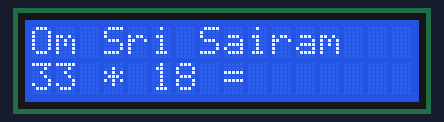
This sketch was run on a simulated Arduino Uno, built with avr-gcc and run on an emulated ATmega328P. Shown: 16×2 character LCD. Random numbers use the default seed unless the sketch sets one.

Above: at 0.1 s.
At 13.4 s:
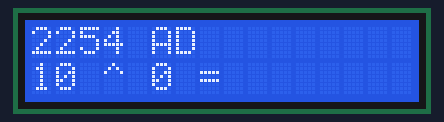
At 29.9 s:
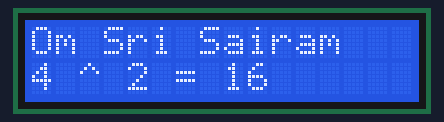
At 61.2 s:
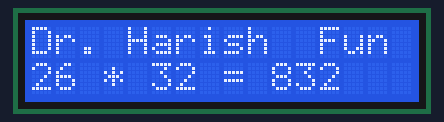
At 94.1 s:
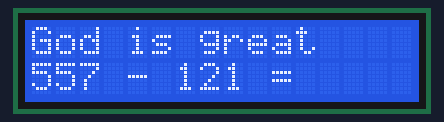
At 127.8 s:
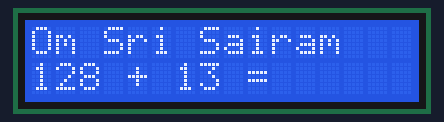

The sketch:

LCDFUNandBacksaikr2992.ino
```cpp
/*
Buy LCD Shield for 350 re and arduino uno for 500 re online/offline and plug in. Burn this code and then connect to cheap charger/pc and enjoy
Code by Dr. Harish with LCD shield on arduino for math and recreation which can be used in calculators on brick games while reprogrammability of shop product compared to arduino product and DC power electronics are lesser in that. Can add forex also! LEDS can also be made to randomly blink like Induinosup4 but needs soldering
*/

/*

In scientific calculators a code for integrends of changing functions in an interval or changing differentials at a point value would be nice. Quadratics, Linear equations in 2-3 variables etc. std dev
*/
#include <EEPROM.h>
// include the library code:
#include <LiquidCrystal.h>
#include <math.h>
// initialize the library by associating any needed LCD interface pin
// with the arduino pin number it is connected to
const int rs = 8, en = 9, d4 = 4, d5 = 5, d6 = 6, d7 = 7;
LiquidCrystal lcd(rs, en, d4, d5, d6, d7);
char text[]="Jai sairam, Hare Krishna, Om shivaya";
char texttemp[50];
char text2[]="Success 90%perspiration &10%inspiration";
void setup() {
  // set up the LCD's number of columns and rows:
  lcd.begin(16, 2);


}

void loop() {
  // set the cursor to column 0, line 1
  // (note: line 1 is the second row, since counting begins with 0):
  lcd.setCursor(0, 0);
  int a;
   a=int(random(5));
  if(a==0){
  lcd.print("Dr. Harish  Fun   ");}
  if(a==1){
    lcd.print("God is great    ");
  }

   if(a==2){
    lcd.print("Om Sri Sairam   ");
  }

     if(a==3){
    lcd.print("Sai Krushna CT  ");
  }

  if(a==4){

    int year=random(3500)-1000;
    if(year<0){
      year=year*-10;
      lcd.print(year);
      lcd.print(" BC     ");
    }

    else{

      lcd.print(round(year*1.2));
      lcd.print(" AD      ");
    }

  }
  lcd.setCursor(0, 1);


  int b;
  int c;
  int d;
  float e;
  float f;
  float g;
  int h;
   a=random(8);
  if(a==0){//select sum
  b=int(random(620));
  c=int(random(120));
  d=b+c;

      lcd.print(b);
    lcd.print(" + ");
    lcd.print(c);

      lcd.print(" = ");

      delay(5000+random(2500));
      lcd.print(d);
      lcd.print("    ");
    }
  if(a==1){//select product
  b=int(random(40));
  c=int(random(40));
  d=b*c;

      lcd.print(b);
    lcd.print(" * ");
    lcd.print(c);

      lcd.print(" = ");
      delay(5000+random(2500));
      lcd.print(d);
      lcd.print("        ");
    }

  if(a==2){//select product
  b=int(random(620));
  c=int(random(140));
  d=b-c;

      lcd.print(b);
    lcd.print(" - ");
    lcd.print(c);

      lcd.print(" = ");
      delay(5000+random(2500));
      lcd.print(d);

      lcd.print("    ");
    }

  if(a==3){//select sum
  f=float(random(10)+1);
  g=float(random(5));
  e=pow(f,g);

      lcd.print(round(f));
    lcd.print(" ^ ");
    lcd.print(round(g));

      lcd.print(" = ");
      delay(5000+random(2500));
      lcd.print(round(e));
      lcd.print("      ");
    }

  if(a==4){//select sum
  f=float(random(100)+1.0);
  g=float(random(20)+1.0);
  e=round(f/g*100.0)/100.0;

      lcd.print(int(f));
    lcd.print(" / ");
    lcd.print(int(g));

      lcd.print(" = ");
      delay(5000+random(2500));
      lcd.print(e);
      lcd.print("    ");
    }

  if(a==5){//select product
  b=int(random(40));
  c=int(random(40));
  h=int(random(20));
  d=b+c-h;

      lcd.print(b);
    lcd.print("+");
    lcd.print(c);
      lcd.print("-");
    lcd.print(h);

      lcd.print("=");
      delay(5000+random(2500));
      lcd.print(d);
      lcd.print("      ");
    }
  if(a==6){//select product
  b=int(random(40));
  c=int(random(40));
  h=int(random(20));
  d=b*c+h;

      lcd.print(b);
    lcd.print("*");
    lcd.print(c);
      lcd.print("+");
    lcd.print(h);

      lcd.print("=");
      delay(5000+random(2500));
      lcd.print(d);
      lcd.print("      ");
    }
  if(a==7){//select product
    int subind=random(7);
    if(subind==0)
      lcd.print("Loveall serveall      ");
    if(subind==1)
      lcd.print("Help ever       ");
    if(subind==2)
      lcd.print("Hurt never      ");
    if(subind==3)
      lcd.print("Excercise daily      ");

    if(subind==4)
      lcd.print("F=ma, v=u+at      ");
    if(subind==5)
      lcd.print("2H2 + O2 -> 2H2O      ");
    if(subind==6){
      unsigned int i=0;
      int subsubsubind=random(2);
      if(subsubsubind==0){
        while(text[i]!='\0'){
   lcd.print(text[i]);

 	if(i>=14)
	{
          lcd.scrollDisplayLeft(); //Scrolling text to Right
        }
   delay(250);
   i++;
   }
      }
      if(subsubsubind==1){
        while(text2[i]!='\0'){
   lcd.print(text2[i]);

 	if(i>=14)
	{
          lcd.scrollDisplayLeft(); //Scrolling text to Right
        }
   delay(250);
   i++;
   }
      }

    }
  }

  delay(3600+random(4000));
  lcd.clear();
}
```

Measured:
- what the display in image 1 shows lasts 5.6 s, from 13.4 s to 19.0 s
- what the display in image 2 shows lasts 6.4 s, from 29.9 s to 36.3 s
- what the display in image 3 shows lasts 7.4 s, from 61.1 s to 68.5 s
- what the display in image 4 shows lasts 6.2 s, from 94.0 s to 100.2 s
